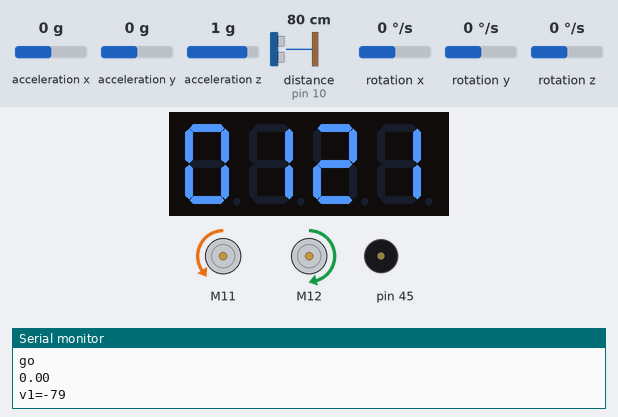
This sketch was run on a simulated Arduino Uno, built with avr-gcc and run on an emulated ATmega328P. Shown: 4-digit seven-segment display, 2 × DC motor (green arrow = forward, orange = backward, longer = faster), buzzer (waves = sounding), the last lines printed to the serial monitor. Inputs (shaded band) come from the test bench; at power-on: rotation z 0 °/s, distance to the obstacle (sensor on pin 10) 80 cm, acceleration x 0 g, acceleration y 0 g, acceleration z 1 g, rotation x 0 °/s, rotation y 0 °/s.

Above: at 2.0 s.
2.1 s: rotation z set to 2 °/s
At 4.0 s:
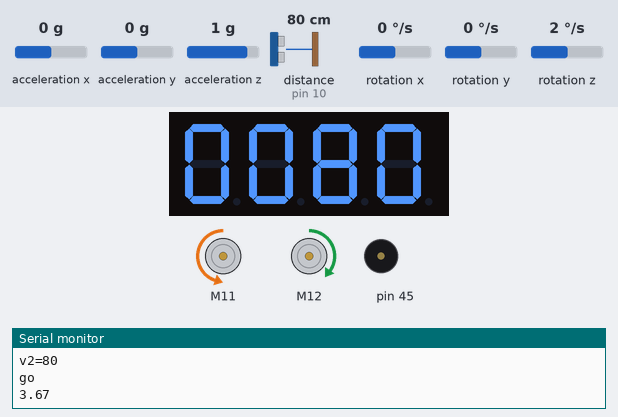
4.7 s: distance to the obstacle (sensor on pin 10) set to 22 cm
7.7 s: distance to the obstacle (sensor on pin 10) set to 18 cm
At 8.6 s:
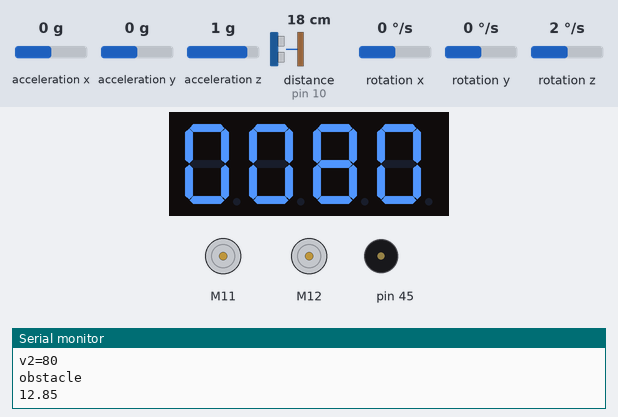
9.7 s: rotation z set to -192 °/s
At 11.5 s:
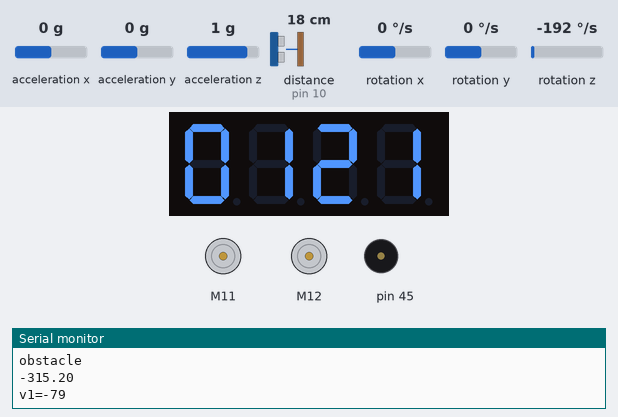
11.6 s: rotation z set to 192 °/s
At 13.55 s:
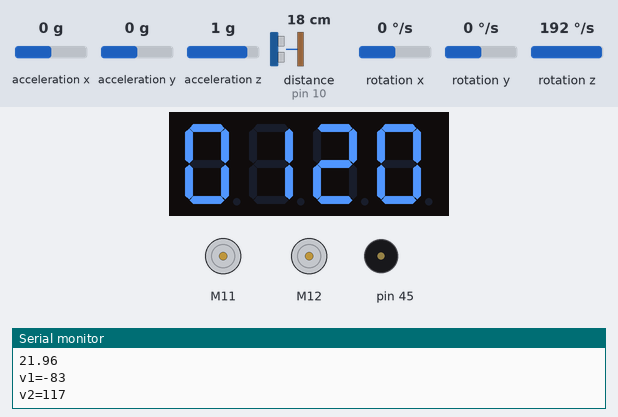
14.6 s: distance to the obstacle (sensor on pin 10) set to 299 cm
At 15.7 s:
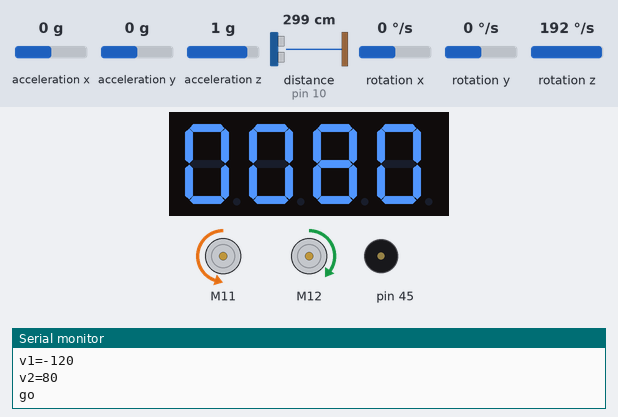
Timing chart, 0 to 17.2 s (numbered marks = the images above; inputs shaded):
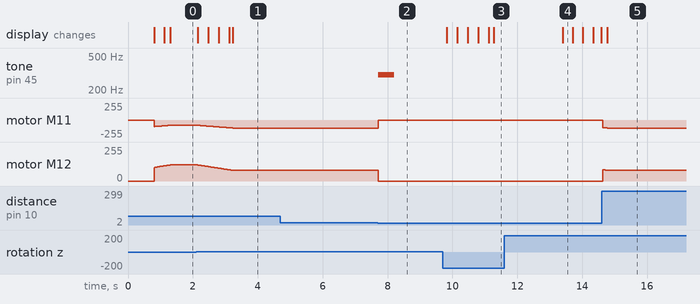

The sketch:

TP2-exo3-aller-droit.ino
```cpp
/**
   Function List:
      1. uint8_t MeEncoderOnBoard::getPortB(void);
      2. uint8_t MeEncoderOnBoard::getIntNum(void);
      3. void MeEncoderOnBoard::pulsePosPlus(void);
      4. void MeEncoderOnBoard::pulsePosMinus(void);
      5. void MeEncoderOnBoard::setMotorPwm(int pwm);
      6. double MeEncoderOnBoard::getCurrentSpeed(void);
      7. void MeEncoderOnBoard::updateSpeed(void);
*/

#include <MeAuriga.h>
#include <Wire.h>
#include <SoftwareSerial.h>

MeEncoderOnBoard Encoder_1(SLOT1);
MeEncoderOnBoard Encoder_2(SLOT2);

MeUltrasonicSensor ultraSensor(PORT_10); /* Ultrasonic module can ONLY be connected to port 3, 4, 6, 7, 8 of base shield. */

MeBuzzer buzzer;

MeGyro gyro(1, 0x69);

uint8_t    TimeDisp[] = { 0x00, 0x00, 0x00, 0x00 };

Me7SegmentDisplay disp(PORT_8);

// vitesse des 2 moteurs
int vmax = 100;
int v1 = -vmax;
int v2 = vmax;

int arret = 0;

float Zreference;

void setup()
{
  // afficheur 7 segments
  disp.set();
  disp.init();

  //Set PWM 8KHz
  TCCR1A = _BV(WGM10);
  TCCR1B = _BV(CS11) | _BV(WGM12);

  TCCR2A = _BV(WGM21) | _BV(WGM20);
  TCCR2B = _BV(CS21);

  Serial.begin(9600);
  buzzer.setpin(45);
  gyro.begin();
  Zreference = gyro.getAngleZ();


}

void loop()
{
  //delay(150);
  // lecture du gyroscope
  gyro.update();
  float z = gyro.getAngleZ();
  Serial.println(z);
  if (z > Zreference) {
    if (v2 > 0.8 * vmax) {
      v1 -= 1;
      v2 -= 1;
    }
  } else {
    if (v2 < 1.2 * vmax) {
      v1 += 1;
      v2 += 1;
    }

  }

  Serial.print("v1=");
  Serial.println(v1);
  Serial.print("v2=");
  Serial.println(v2);

  double d = ultraSensor.distanceCm();
  if ( d < 20) {
    Serial.println("obstacle");
    Encoder_1.setMotorPwm(0);
    Encoder_2.setMotorPwm(0);
    if (arret == 0) {
      buzzer.tone(300, 500);
      arret = 1;
    }

  } else {
    arret = 0;
    Serial.println("go");
    Encoder_1.setMotorPwm(v1);
    Encoder_2.setMotorPwm(v2);
  }
  // affichage de V2
  TimeDisp[0] = 0;
  TimeDisp[1] = v2/100;
  TimeDisp[2] = (v2 / 10)%10;
  TimeDisp[3] = v2 % 10;

  disp.display(TimeDisp);
}
```

Measured:
- the behaviour switches between 0 and 1 °/s on rotation z (found by bisection; images 0 and 1)
- the behaviour switches between 20 and 19 cm on distance to the obstacle (sensor on pin 10) (found by bisection; images 1 and 2)
- after the input at 2.1 s, motor M11: moves from backward 79/255 to backward 120/255 over 1.1 s, starting at once; motor M12: moves from forward 121/255 to forward 80/255 over 1.1 s, starting at once; the display: first changes at once (image 1 shows a later state)
- after the input at 7.7 s, tone on pin 45: silent → 300 Hz at once, → silent 0.50 s later; motor M11: backward 120/255 → stopped at once; motor M12: forward 80/255 → stopped at once
- after the input at 9.7 s, the display: first changes after 0.13 s (image 3 shows a later state)
- after the input at 11.6 s, the display: changes after 1.8 s (image 4)
- after the input at 14.6 s, motor M11: stopped → backward 120/255 at once; motor M12: stopped → forward 80/255 at once
